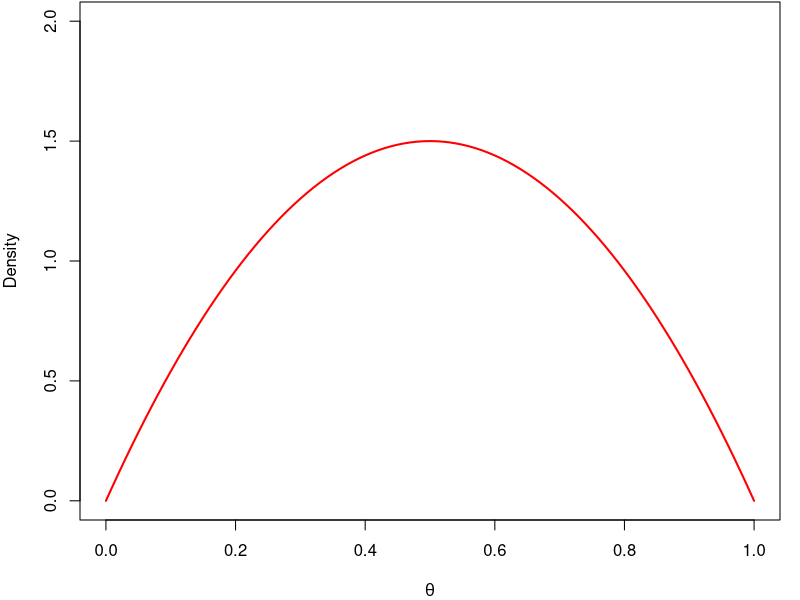
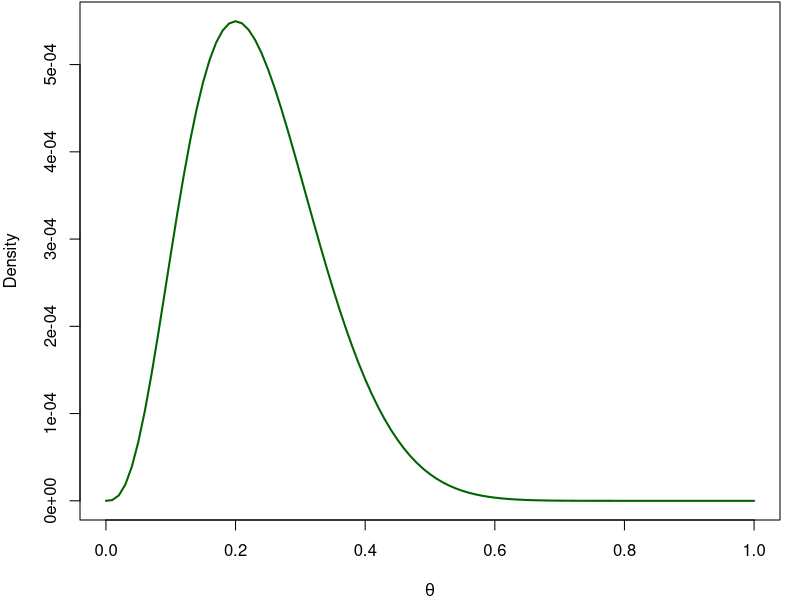
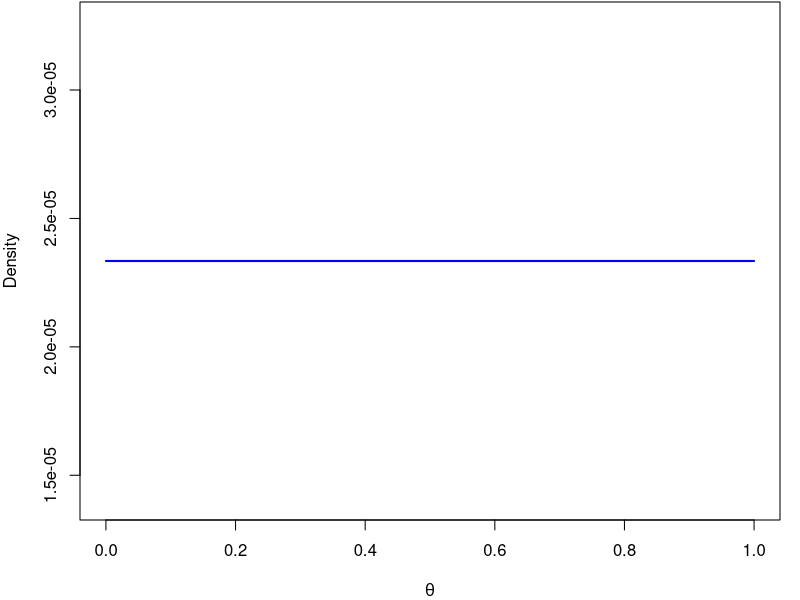
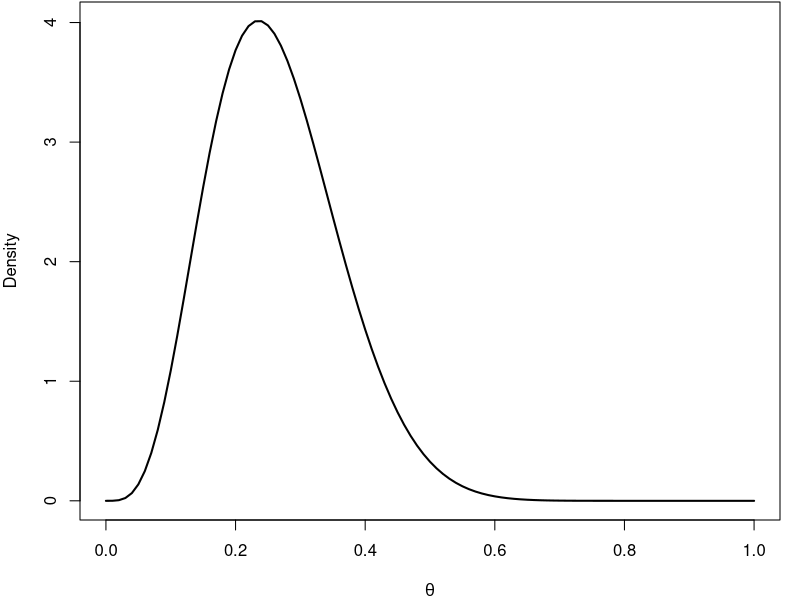
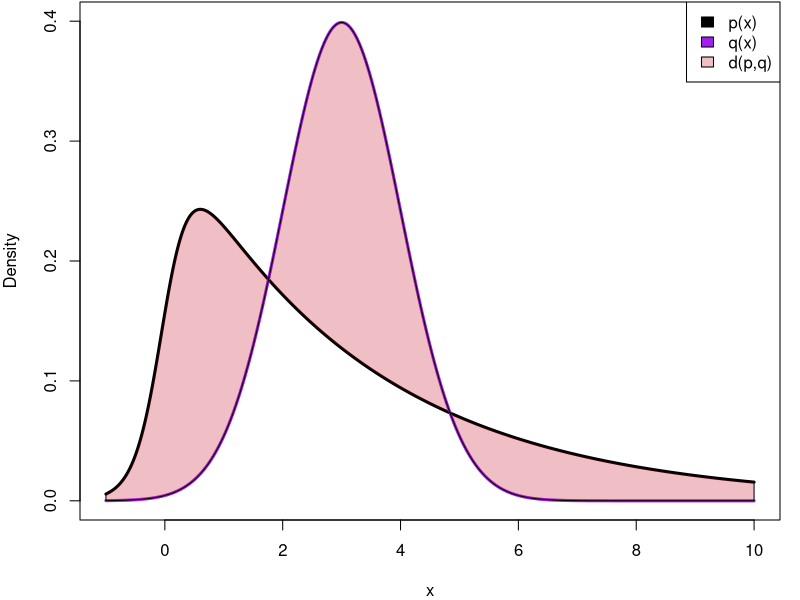
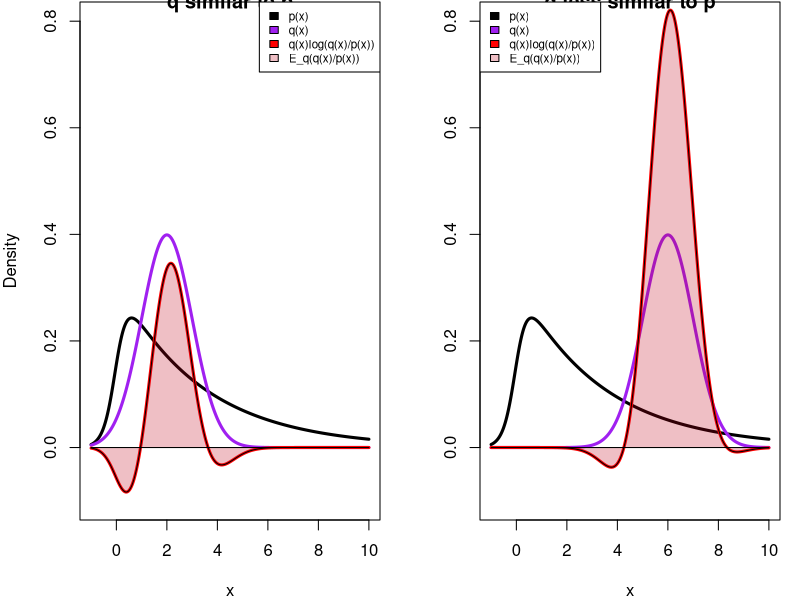

These figures' R source, in order:
## ---- chunk 1
knitr::opts_chunk$set(echo = FALSE)
## ---- chunk 2
# Call Necessary Libraries

## ---- chunk 3
par(mar=c(4,4,.1,1), oma=c(0,0,0,0))
curve(dbeta(x,2,2), 0, 1, ylim = c(0,2), col = "red", lwd=2,
      xlab=expression(theta), ylab="Density")
## ---- chunk 4
set.seed(1248)
D <- rbinom(15, 1, 0.2)
lik <- function(x){prod(dbinom(D,1,x))}
lik <- Vectorize(lik)

par(mar=c(4,4,.1,1), oma=c(0,0,0,0))
curve(lik(x), 0, 1, col = "darkgreen", lwd=2,
      xlab=expression(theta), ylab="Density")
## ---- chunk 5
const <- function(x){
  gamma(2+sum(D))*gamma(2+15-sum(D))/gamma(2+sum(D)+2+15-sum(D))
}
const <- Vectorize(const)

par(mar=c(4,4,.1,1), oma=c(0,0,0,0))
curve(const(x), 0, 1, col = "blue", lwd=2,
      xlab=expression(theta), ylab="Density")

## ---- chunk 6
par(mar=c(4,4,.1,1), oma=c(0,0,0,0))
curve(dbeta(x,2+sum(D),2+15-sum(D)), 0, 1, lwd=2,
      xlab=expression(theta), ylab="Density")
## ---- chunk 7
x <- seq(-1,10,0.01)
s <- integrate(function(t) 1/(exp(-4*t)+exp(.3*t)), -10, 10)
p <- (1/(exp(-4*x)+exp(.3*x)))/s$value
q <- dnorm(x,3)
n <- length(x)
plot(x, p, "l", ylab = "Density", lwd=3, col="black", ylim=c(0,0.4))
lines(x, q, lwd=3, col="purple")
polygon(c(x,rev(x)), 
        c(pmin(p[1:n],q[1:n]), pmax(p[n:1],q[n:1])), 
        col=rgb(0.75,0,0.1,0.25))
legend("topright",
       fill=c("black","purple", rgb(0.75,0,0.1,0.25)),
       legend=c("p(x)","q(x)","d(p,q)"))
## ---- chunk 8
par(mfrow=c(1,2))
x <- seq(-1,10,0.01)
q1 <- dnorm(x,2)
n <- length(x)
plot(x, p, "l", main = "q similar to p", ylab = "Density", lwd=3, col="black", ylim=c(-0.1,0.8))
lines(x, q1, lwd=3, col="purple")
lines(x, q1*log(q1/p), lwd=3, col="red")
polygon(c(x,rev(x)), 
        c(rep(0,n), (q1*log(q1/p))[n:1]), 
        col=rgb(0.75,0,0.1,0.25))
legend("topright",
       fill=c("black","purple", "red", rgb(0.75,0,0.1,0.25)),
       legend=c("p(x)","q(x)","q(x)log(q(x)/p(x))","E_q(q(x)/p(x))"),
       cex=0.7)


q2 <- dnorm(x,6)
plot(x, p, "l", main = "q less similar to p", ylab = "", lwd=3, col="black", ylim=c(-0.1,0.8))
lines(x, q2, lwd=3, col="purple")
lines(x, q2*log(q2/p), lwd=3, col="red")
polygon(c(x,rev(x)), 
        c(rep(0,n), (q2*log(q2/p))[n:1]), 
        col=rgb(0.75,0,0.1,0.25))
legend("topleft",
       fill=c("black","purple", "red", rgb(0.75,0,0.1,0.25)),
       legend=c("p(x)","q(x)","q(x)log(q(x)/p(x))","E_q(q(x)/p(x))"),
       cex=0.7)
